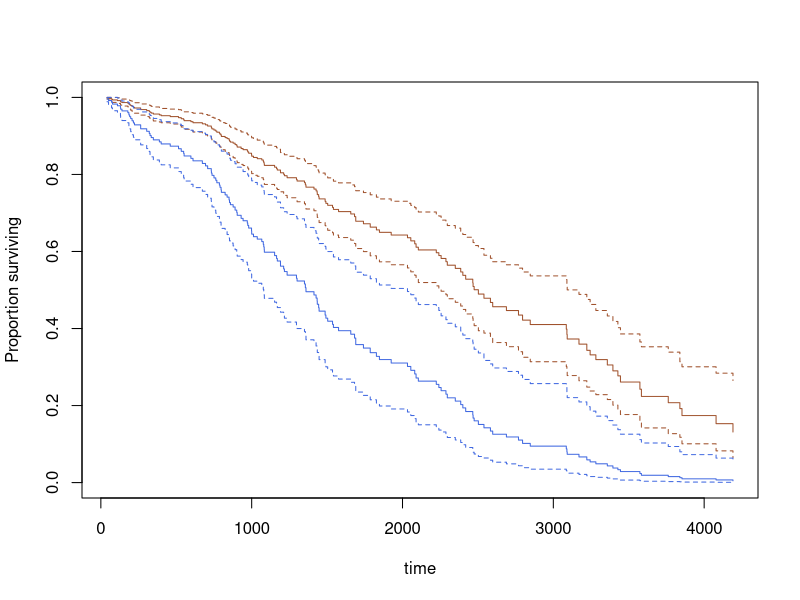

Reproduce this figure in R.
library(survey)


### Name: svycoxph
### Title: Survey-weighted Cox models.
### Aliases: svycoxph svycoxph.survey.design2 svycoxph.survey.design
###   svycoxph.svyrep.design predict.svycoxph extractAIC.svycoxph
###   AIC.svycoxph
### Keywords: regression survival survey

### ** Examples

## Somewhat unrealistic example of nonresponse bias.
data(pbc, package="survival")

pbc$randomized<-with(pbc, !is.na(trt) & trt>0)
biasmodel<-glm(randomized~age*edema,data=pbc,family=binomial)
pbc$randprob<-fitted(biasmodel)
if (is.null(pbc$albumin)) pbc$albumin<-pbc$alb ##pre2.9.0

dpbc<-svydesign(id=~1, prob=~randprob, strata=~edema, data=subset(pbc,randomized))
rpbc<-as.svrepdesign(dpbc)

(model<-svycoxph(Surv(time,status>0)~log(bili)+protime+albumin,design=dpbc))

svycoxph(Surv(time,status>0)~log(bili)+protime+albumin,design=rpbc)

s<-predict(model,se=TRUE, type="curve",
     newdata=data.frame(bili=c(3,9), protime=c(10,10), albumin=c(3.5,3.5)))
plot(s[[1]],ci=TRUE,col="sienna")
lines(s[[2]], ci=TRUE,col="royalblue")
quantile(s[[1]], ci=TRUE)
confint(s[[2]], parm=365*(1:5))
